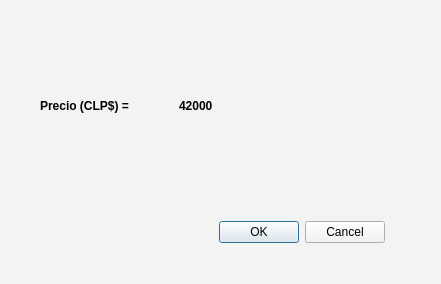
<?xml version="1.0" encoding="UTF-8"?>
<ui version="4.0">
 <class>Dialog</class>
 <widget class="QDialog" name="Dialog">
  <property name="geometry">
   <rect>
    <x>0</x>
    <y>0</y>
    <width>441</width>
    <height>284</height>
   </rect>
  </property>
  <property name="windowTitle">
   <string>Dialog</string>
  </property>
  <property name="styleSheet">
   <string notr="true">background-color: rgb(243, 243, 243);</string>
  </property>
  <widget class="QWidget" name="horizontalLayoutWidget">
   <property name="geometry">
    <rect>
     <x>40</x>
     <y>40</y>
     <width>271</width>
     <height>131</height>
    </rect>
   </property>
   <layout class="QHBoxLayout" name="horizontalLayout">
    <item>
     <widget class="QLabel" name="label">
      <property name="styleSheet">
       <string notr="true">font: 57 14pt &quot;Ubuntu&quot;;
font-weight: bold;</string>
      </property>
      <property name="text">
       <string>Precio (CLP$) = </string>
      </property>
     </widget>
    </item>
    <item>
     <widget class="QLabel" name="label_2">
      <property name="styleSheet">
       <string notr="true">font: 57 14pt &quot;Ubuntu&quot;;
font-weight: bold;</string>
      </property>
      <property name="text">
       <string>42000</string>
      </property>
     </widget>
    </item>
   </layout>
  </widget>
  <widget class="QDialogButtonBox" name="Confimar">
   <property name="geometry">
    <rect>
     <x>210</x>
     <y>220</y>
     <width>175</width>
     <height>25</height>
    </rect>
   </property>
   <property name="standardButtons">
    <set>QDialogButtonBox::Cancel|QDialogButtonBox::Ok</set>
   </property>
  </widget>
 </widget>
 <resources/>
 <connections/>
</ui>
